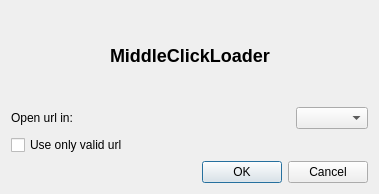
<?xml version="1.0" encoding="UTF-8"?>
<ui version="4.0">
 <class>MCL_Settings</class>
 <widget class="QWidget" name="MiddleClickLoaderSettings">
  <property name="geometry">
   <rect>
    <x>0</x>
    <y>0</y>
    <width>379</width>
    <height>194</height>
   </rect>
  </property>
  <property name="windowTitle">
   <string>MiddleClickLoader Settings</string>
  </property>
  <layout class="QVBoxLayout" name="verticalLayout">
   <item>
    <layout class="QHBoxLayout" name="horizontalLayout_2">
     <item>
      <spacer name="horizontalSpacer_2">
       <property name="orientation">
        <enum>Qt::Horizontal</enum>
       </property>
       <property name="sizeHint" stdset="0">
        <size>
         <width>40</width>
         <height>20</height>
        </size>
       </property>
      </spacer>
     </item>
     <item>
      <widget class="QLabel" name="label_header">
       <property name="text">
        <string>&lt;h2&gt;MiddleClickLoader&lt;/h2&gt;</string>
       </property>
      </widget>
     </item>
     <item>
      <spacer name="horizontalSpacer">
       <property name="orientation">
        <enum>Qt::Horizontal</enum>
       </property>
       <property name="sizeHint" stdset="0">
        <size>
         <width>40</width>
         <height>20</height>
        </size>
       </property>
      </spacer>
     </item>
    </layout>
   </item>
   <item>
    <layout class="QHBoxLayout" name="horizontalLayout">
     <item>
      <widget class="QLabel" name="label_loadMode">
       <property name="text">
        <string>Open url in:</string>
       </property>
      </widget>
     </item>
     <item>
      <spacer name="horizontalSpacer_6">
       <property name="orientation">
        <enum>Qt::Horizontal</enum>
       </property>
       <property name="sizeHint" stdset="0">
        <size>
         <width>40</width>
         <height>20</height>
        </size>
       </property>
      </spacer>
     </item>
     <item>
      <widget class="QComboBox" name="loadMode"/>
     </item>
    </layout>
   </item>
   <item>
    <widget class="QCheckBox" name="onlyValidUrl">
     <property name="text">
      <string>Use only valid url</string>
     </property>
     <property name="tristate">
      <bool>false</bool>
     </property>
    </widget>
   </item>
   <item>
    <widget class="QDialogButtonBox" name="buttonBox">
     <property name="orientation">
      <enum>Qt::Horizontal</enum>
     </property>
     <property name="standardButtons">
      <set>QDialogButtonBox::Cancel|QDialogButtonBox::Ok</set>
     </property>
    </widget>
   </item>
  </layout>
 </widget>
 <resources/>
 <connections/>
</ui>
